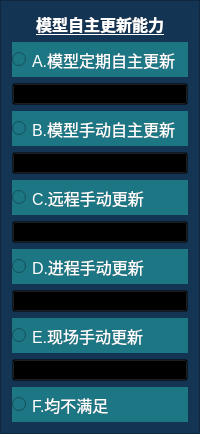
           <widget class="QFrame" name="frame_gengxin">
            <property name="styleSheet">
             <string notr="true">background-color: rgb(20, 52, 83);
border-color: rgb(255, 97, 6);
</string>
            </property>
            <property name="frameShape">
             <enum>QFrame::StyledPanel</enum>
            </property>
            <property name="frameShadow">
             <enum>QFrame::Raised</enum>
            </property>
            <layout class="QVBoxLayout" name="verticalLayout">
             <item>
              <widget class="QLabel" name="label_gengxin">
               <property name="sizePolicy">
                <sizepolicy hsizetype="Preferred" vsizetype="Fixed">
                 <horstretch>0</horstretch>
                 <verstretch>0</verstretch>
                </sizepolicy>
               </property>
               <property name="font">
                <font>
                 <pointsize>12</pointsize>
                 <weight>75</weight>
                 <italic>false</italic>
                 <bold>true</bold>
                 <underline>true</underline>
                 <strikeout>false</strikeout>
                </font>
               </property>
               <property name="styleSheet">
                <string notr="true">color: rgb(255, 255, 255);</string>
               </property>
               <property name="text">
                <string>模型自主更新能力</string>
               </property>
               <property name="alignment">
                <set>Qt::AlignCenter</set>
               </property>
              </widget>
             </item>
             <item>
              <widget class="QRadioButton" name="radioButton_gengxinA">
               <property name="minimumSize">
                <size>
                 <width>0</width>
                 <height>35</height>
                </size>
               </property>
               <property name="font">
                <font>
                 <pointsize>12</pointsize>
                </font>
               </property>
               <property name="styleSheet">
                <string notr="true">color: rgb(255, 255, 255);
background-color: rgb(28, 118, 132);</string>
               </property>
               <property name="text">
                <string>A.模型定期自主更新</string>
               </property>
              </widget>
             </item>
             <item>
              <widget class="QPushButton" name="pushButton">
               <property name="styleSheet">
                <string notr="true">background-color: transparent</string>
               </property>
               <property name="text">
                <string/>
               </property>
              </widget>
             </item>
             <item>
              <widget class="QRadioButton" name="radioButton_gengxinB">
               <property name="minimumSize">
                <size>
                 <width>0</width>
                 <height>35</height>
                </size>
               </property>
               <property name="font">
                <font>
                 <pointsize>12</pointsize>
                </font>
               </property>
               <property name="styleSheet">
                <string notr="true">color: rgb(255, 255, 255);
background-color: rgb(28, 118, 132);</string>
               </property>
               <property name="text">
                <string>B.模型手动自主更新</string>
               </property>
              </widget>
             </item>
             <item>
              <widget class="QPushButton" name="pushButton_2">
               <property name="styleSheet">
                <string notr="true">background-color: transparent</string>
               </property>
               <property name="text">
                <string/>
               </property>
              </widget>
             </item>
             <item>
              <widget class="QRadioButton" name="radioButton_gengxinC">
               <property name="minimumSize">
                <size>
                 <width>0</width>
                 <height>35</height>
                </size>
               </property>
               <property name="font">
                <font>
                 <pointsize>12</pointsize>
                </font>
               </property>
               <property name="styleSheet">
                <string notr="true">color: rgb(255, 255, 255);
background-color: rgb(28, 118, 132);</string>
               </property>
               <property name="text">
                <string>C.远程手动更新</string>
               </property>
              </widget>
             </item>
             <item>
              <widget class="QPushButton" name="pushButton_3">
               <property name="styleSheet">
                <string notr="true">background-color: transparent</string>
               </property>
               <property name="text">
                <string/>
               </property>
              </widget>
             </item>
             <item>
              <widget class="QRadioButton" name="radioButton_gengxinD">
               <property name="minimumSize">
                <size>
                 <width>0</width>
                 <height>35</height>
                </size>
               </property>
               <property name="font">
                <font>
                 <pointsize>12</pointsize>
                </font>
               </property>
               <property name="styleSheet">
                <string notr="true">color: rgb(255, 255, 255);
background-color: rgb(28, 118, 132);</string>
               </property>
               <property name="text">
                <string>D.进程手动更新</string>
               </property>
              </widget>
             </item>
             <item>
              <widget class="QPushButton" name="pushButton_4">
               <property name="styleSheet">
                <string notr="true">background-color: transparent</string>
               </property>
               <property name="text">
                <string/>
               </property>
              </widget>
             </item>
             <item>
              <widget class="QRadioButton" name="radioButton_gengxinE">
               <property name="minimumSize">
                <size>
                 <width>0</width>
                 <height>35</height>
                </size>
               </property>
               <property name="font">
                <font>
                 <pointsize>12</pointsize>
                </font>
               </property>
               <property name="styleSheet">
                <string notr="true">color: rgb(255, 255, 255);
background-color: rgb(28, 118, 132);</string>
               </property>
               <property name="text">
                <string>E.现场手动更新</string>
               </property>
              </widget>
             </item>
             <item>
              <widget class="QPushButton" name="pushButton_22">
               <property name="styleSheet">
                <string notr="true">background-color: transparent</string>
               </property>
               <property name="text">
                <string/>
               </property>
              </widget>
             </item>
             <item>
              <widget class="QRadioButton" name="radioButton">
               <property name="minimumSize">
                <size>
                 <width>0</width>
                 <height>35</height>
                </size>
               </property>
               <property name="font">
                <font>
                 <pointsize>12</pointsize>
                </font>
               </property>
               <property name="styleSheet">
                <string notr="true">color: rgb(255, 255, 255);
background-color: rgb(28, 118, 132);</string>
               </property>
               <property name="text">
                <string>F.均不满足</string>
               </property>
              </widget>
             </item>
            </layout>
           </widget>
